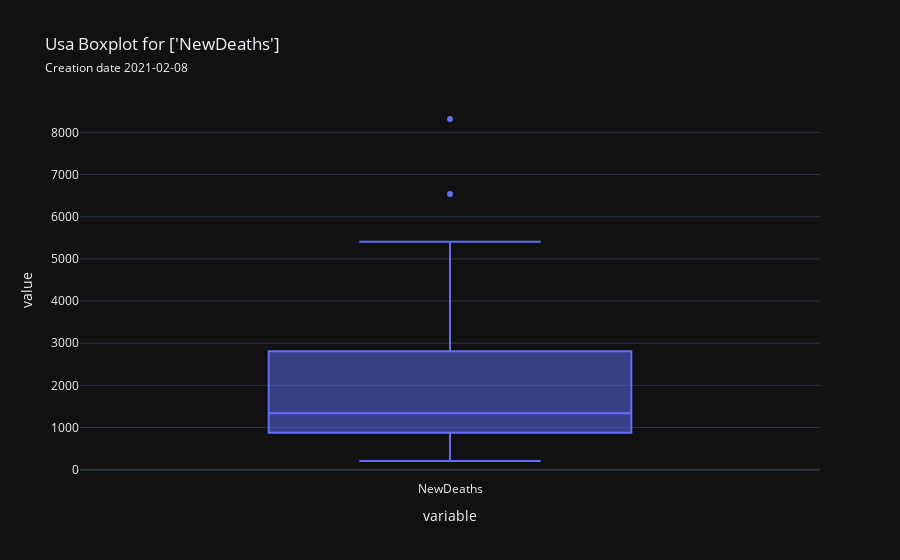

Notebook code for this chart:
### Code cell
country.boxplot(['NewDeaths'], save=True)

### Figure 1 — Plotly figure (JSON) as saved in the notebook; plotly's stock layout.template omitted (floating-point values rounded to 4 significant figures; data arrays with more than 128 entries replaced by an {"elided": "..."} marker saying what was removed)
{"data": [{"alignmentgroup": "True", "hovertemplate": "variable=%{x}<br>value=%{y}<extra></extra>", "legendgroup": "", "marker": {"color": "#636efa"}, "name": "", "notched": false, "offsetgroup": "", "orientation": "v", "quartilemethod": "exclusive", "showlegend": false, "type": "box", "x": {"elided": "174 str values"}, "x0": " ", "xaxis": "x", "y": {"elided": "174 float values"}, "y0": " ", "yaxis": "y"}], "layout": {"boxmode": "group", "legend": {"tracegroupgap": 0}, "title": {"text": "Usa Boxplot for ['NewDeaths']<br><span style='font-size: 12px;'>Creation date 2021-02-08</span>"}, "xaxis": {"anchor": "y", "domain": [0.0, 1.0], "title": {"text": "variable"}}, "yaxis": {"anchor": "x", "domain": [0.0, 1.0], "title": {"text": "value"}}}}
